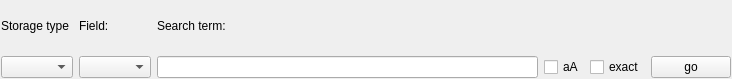
<?xml version="1.0" encoding="UTF-8"?>
<ui version="4.0">
 <class>SearchForm</class>
 <widget class="QWidget" name="SearchForm">
  <property name="geometry">
   <rect>
    <x>0</x>
    <y>0</y>
    <width>732</width>
    <height>79</height>
   </rect>
  </property>
  <property name="windowTitle">
   <string>Form</string>
  </property>
  <layout class="QVBoxLayout" name="verticalLayout">
   <property name="leftMargin">
    <number>1</number>
   </property>
   <property name="topMargin">
    <number>1</number>
   </property>
   <property name="rightMargin">
    <number>1</number>
   </property>
   <property name="bottomMargin">
    <number>1</number>
   </property>
   <item>
    <layout class="QGridLayout" name="gridLayout">
     <item row="2" column="5">
      <widget class="QPushButton" name="goBtn">
       <property name="toolTip">
        <string>perform seach (cmd - enter)</string>
       </property>
       <property name="text">
        <string>go</string>
       </property>
       <property name="shortcut">
        <string>Ctrl+Return</string>
       </property>
      </widget>
     </item>
     <item row="2" column="3">
      <widget class="QCheckBox" name="caseSensitivityCheckBox">
       <property name="toolTip">
        <string>Check to turn on case sensitivity</string>
       </property>
       <property name="text">
        <string>aA</string>
       </property>
      </widget>
     </item>
     <item row="2" column="0">
      <widget class="QComboBox" name="typeComboBox">
       <property name="toolTip">
        <string>Type of entity you'r looking for</string>
       </property>
      </widget>
     </item>
     <item row="2" column="1">
      <widget class="QComboBox" name="fieldComboBox">
       <property name="toolTip">
        <string>The field on which the search should be performed</string>
       </property>
      </widget>
     </item>
     <item row="0" column="0">
      <widget class="QLabel" name="label">
       <property name="text">
        <string>Storage type</string>
       </property>
      </widget>
     </item>
     <item row="0" column="1">
      <widget class="QLabel" name="label_2">
       <property name="text">
        <string>Field:</string>
       </property>
      </widget>
     </item>
     <item row="2" column="2">
      <widget class="QLineEdit" name="termEdit">
       <property name="toolTip">
        <string>The seach term</string>
       </property>
      </widget>
     </item>
     <item row="0" column="2">
      <widget class="QLabel" name="label_3">
       <property name="text">
        <string>Search term:</string>
       </property>
      </widget>
     </item>
     <item row="2" column="4">
      <widget class="QCheckBox" name="exactCheckBox">
       <property name="toolTip">
        <string>Defines whether the term must be an exact match, or may be a substring.</string>
       </property>
       <property name="text">
        <string>exact</string>
       </property>
       <property name="checked">
        <bool>false</bool>
       </property>
      </widget>
     </item>
    </layout>
   </item>
  </layout>
 </widget>
 <resources/>
 <connections>
  <connection>
   <sender>goBtn</sender>
   <signal>clicked()</signal>
   <receiver>SearchForm</receiver>
   <slot>go()</slot>
   <hints>
    <hint type="sourcelabel">
     <x>701</x>
     <y>60</y>
    </hint>
    <hint type="destinationlabel">
     <x>365</x>
     <y>39</y>
    </hint>
   </hints>
  </connection>
  <connection>
   <sender>fieldComboBox</sender>
   <signal>currentIndexChanged(int)</signal>
   <receiver>SearchForm</receiver>
   <slot>fieldSelected(int)</slot>
   <hints>
    <hint type="sourcelabel">
     <x>160</x>
     <y>59</y>
    </hint>
    <hint type="destinationlabel">
     <x>365</x>
     <y>39</y>
    </hint>
   </hints>
  </connection>
 </connections>
 <slots>
  <slot>go()</slot>
  <slot>fieldSelected(int)</slot>
 </slots>
</ui>
